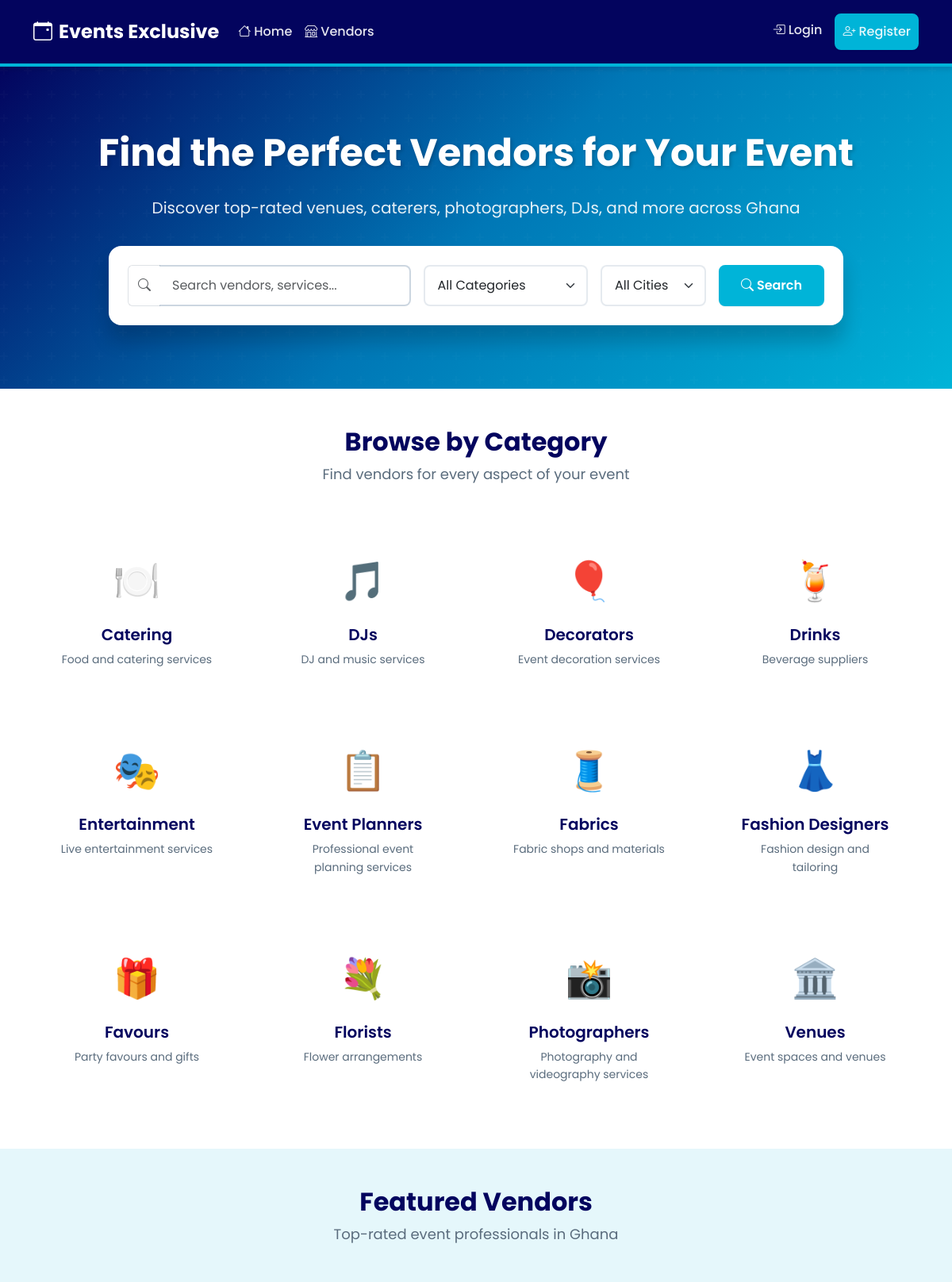
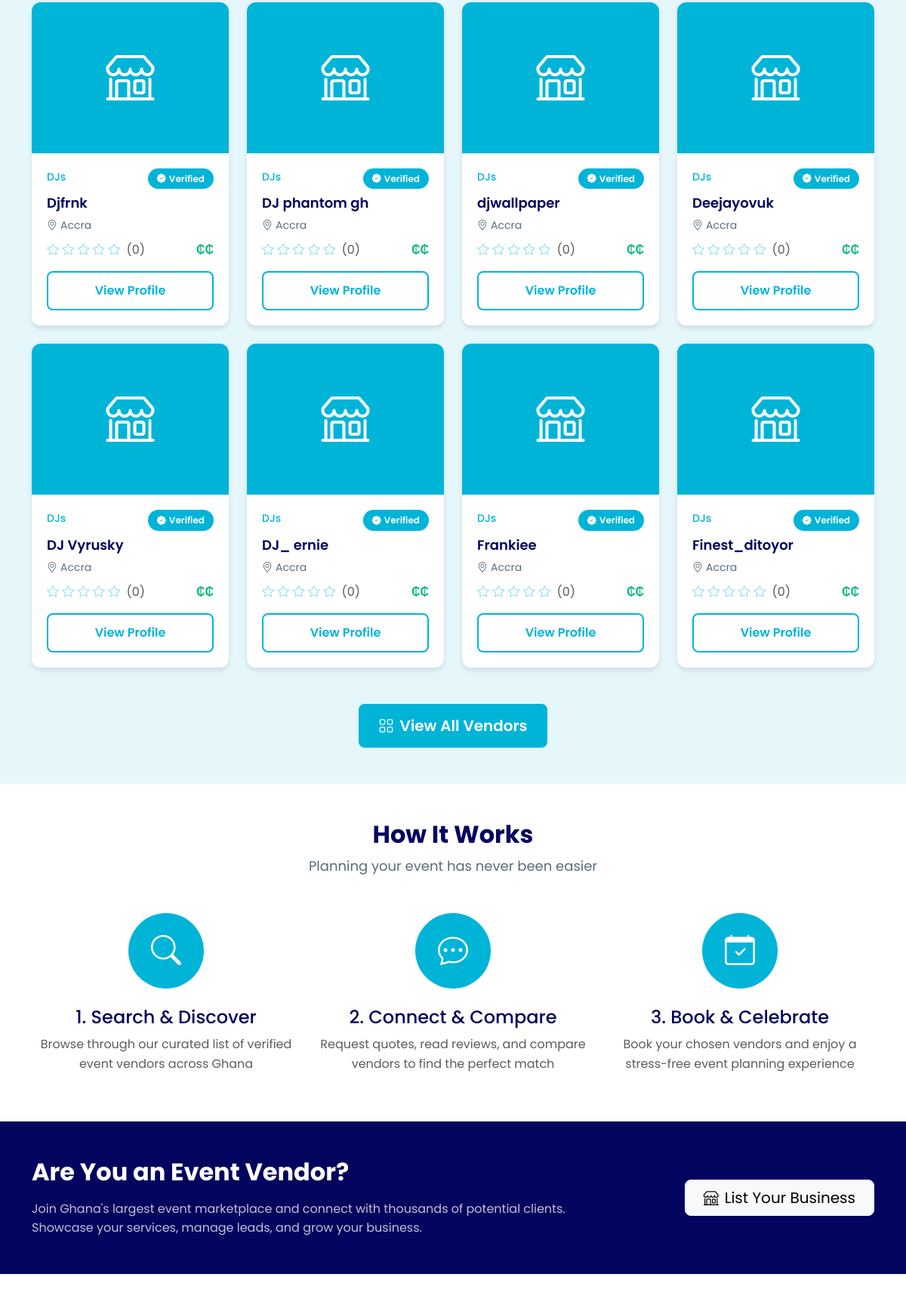
The page / (upper part) on the database its author committed (2 pictures, top to bottom).
### categories/models.py (models this page shows, shortened)
class Category(models.Model):
    id = models.UUIDField(primary_key=True, default=uuid.uuid4, editable=False)
    name = models.CharField(max_length=100, unique=True)
    slug = models.SlugField(max_length=100, unique=True)
    description = models.TextField(blank=True)
    icon = models.CharField(max_length=50, blank=True, help_text="Icon name or emoji (fallback)")
    image = models.ImageField(upload_to='categories/', blank=True, null=True, help_text="Category image")
    created_at = models.DateTimeField(auto_now_add=True)
    updated_at = models.DateTimeField(auto_now=True)
    class Meta:
        db_table = 'categories'
        verbose_name_plural = 'categories'
        ordering = ['name']

### vendors/models.py (models this page shows, shortened)
class Vendor(models.Model):
    STATUS_CHOICES = [
        ('pending', 'Pending'),
        ('active', 'Active'),
        ('suspended', 'Suspended'),
    ]
    PRICE_TIER_CHOICES = [
        ('low', 'Low (₵)'),
        ('medium', 'Medium (₵₵)'),
        ('high', 'High (₵₵₵)'),
    ]
    id = models.UUIDField(primary_key=True, default=uuid.uuid4, editable=False)
    user = models.ForeignKey('accounts.User', on_delete=models.CASCADE, related_name='vendors', null=True, blank=True)
    category = models.ForeignKey('categories.Category', on_delete=models.PROTECT, related_name='vendors')
    name = models.CharField(max_length=255)
    slug = models.SlugField(max_length=255, unique=True)
    subcategory = models.CharField(max_length=100, blank=True)
    description = models.TextField()
    address = models.CharField(max_length=500)
    city = models.CharField(max_length=100, default='Accra')
    neighborhood = models.CharField(max_length=100, blank=True)
    latitude = models.DecimalField(max_digits=9, decimal_places=6, null=True, blank=True)
    longitude = models.DecimalField(max_digits=9, decimal_places=6, null=True, blank=True)
    phone_number = models.CharField(max_length=20)
    email = models.EmailField()
    website = models.URLField(blank=True)
    social_links = models.JSONField(
        default=dict,
        blank=True,
        help_text="JSON object with instagram, facebook, twitter keys"
    )
    images = models.JSONField(default=list, blank=True, help_text="Array of image URLs")
    tags = models.JSONField(default=list, blank=True, help_text="Array of tags")
    price_tier = models.CharField(max_length=10, choices=PRICE_TIER_CHOICES, default='medium')
    estimated_price_range = models.CharField(max_length=100, blank=True, help_text="e.g. '₵500 - ₵2000'")
    rating = models.DecimalField(
        max_digits=3,
        decimal_places=2,
        default=0.00,
        validators=[MinValueValidator(0), MaxValueValidator(5)]
    )
    reviews_count = models.IntegerField(default=0)
    verified = models.BooleanField(default=False)
    status = models.CharField(max_length=10, choices=STATUS_CHOICES, default='pending')
    subscription_plan = models.ForeignKey(
        'billing.SubscriptionPlan',
        on_delete=models.SET_NULL,
        null=True,
        blank=True,
        related_name='vendors'
    )
    views_count = models.IntegerField(default=0)
    leads_count = models.IntegerField(default=0)
    created_at = models.DateTimeField(auto_now_add=True)
    updated_at = models.DateTimeField(auto_now=True)
    class Meta:
        db_table = 'vendors'
        ordering = ['-created_at']
        indexes = [
            models.Index(fields=['status', 'verified']),
            models.Index(fields=['category', 'city']),
            models.Index(fields=['slug']),
        ]
    @property
    def images_list(self):
        import json
        if not self.images:
            return []

### vendors/views.py (the view)
# urls.py: path('', home_view, name='home'),
def home_view(request):
    categories = Category.objects.all()
    featured_vendors = Vendor.objects.filter(
        status='active',
        verified=True
    ).order_by('-rating', '-created_at')[:8]
    return render(request, 'home.html', {
        'categories': categories,
        'featured_vendors': featured_vendors,
    })

### templates/home.html (shortened to what this page needs)
{% extends 'base.html' %}
{% load static %}
{% block content %}
<section class="hero-section">
    <div class="container">
        <div class="hero-content text-center">
            <h1 class="hero-title">Find the Perfect Vendors for Your Event</h1>
            <p class="hero-subtitle">
                Discover top-rated venues, caterers, photographers, DJs, and more across Ghana
            </p>
            <div class="row justify-content-center">
                <div class="col-lg-10">
                    <div class="search-box">
                        <form action="{% url 'vendor_list' %}" method="GET">
                            <div class="row g-3">
                                <div class="col-md-5">
                                    <div class="input-group">
                                        <span class="input-group-text bg-white border-end-0">
                                            <i class="bi bi-search text-muted"></i>
                                        </span>
                                        <input type="text" name="q" class="form-control border-start-0"
                                               placeholder="Search vendors, services...">
                                    </div>
                                </div>
                                <div class="col-md-3">
                                    <select name="category" class="form-select">
                                        <option value="">All Categories</option>
                                    </select>
                                </div>
                                <div class="col-md-2">
                                    <select name="city" class="form-select">
                                        <option value="">All Cities</option>
                                    </select>
                                </div>
                                <div class="col-md-2">
                                    <button type="submit" class="btn btn-primary-custom w-100">
                                        <i class="bi bi-search me-1"></i>Search
                                    </button>
                                </div>
                            </div>
                        </form>
                    </div>
                </div>
            </div>
        </div>
    </div>
</section>
<section class="py-5">
    <div class="container">
        <div class="text-center mb-5">
            <h2 class="section-title">Browse by Category</h2>
            <p class="section-subtitle">Find vendors for every aspect of your event</p>
        </div>
        <div class="row g-4">
            {% for category in categories %}
                <div class="col-lg-3 col-md-4 col-sm-6">
                    <a href="{% url 'category_vendors' category.slug %}" class="text-decoration-none">
                        <div class="category-card">
                            {% if category.image %}
                                <img src="{{ category.image.url }}" alt="{{ category.name }}" class="category-icon-img">
                            {% else %}
                                <span class="icon">{{ category.icon|default:"🎉" }}</span>
                            {% endif %}
                            <h5>{{ category.name }}</h5>
                            <p>{{ category.description|truncatewords:8 }}</p>
                        </div>
                    </a>
                </div>
            {% empty %}
                <div class="col-12 text-center">
                    <p class="text-muted">No categories available yet.</p>
                </div>
            {% endfor %}
        </div>
    </div>
</section>
<section class="py-5 bg-pale">
    <div class="container">
        <div class="text-center mb-5">
            <h2 class="section-title">Featured Vendors</h2>
            <p class="section-subtitle">Top-rated event professionals in Ghana</p>
        </div>
        <div class="row g-4">
            {% for vendor in featured_vendors %}
                <div class="col-lg-3 col-md-4 col-sm-6">
                    <div class="vendor-card">
                        {% if vendor.images_list %}
                            <img src="{{ vendor.images_list.0 }}" class="card-img-top" alt="{{ vendor.name }}">
                        {% else %}
                            <div class="card-img-top bg-gradient-secondary d-flex align-items-center justify-content-center" style="height: 200px;">
                                <i class="bi bi-shop text-white" style="font-size: 4rem;"></i>
                            </div>
                        {% endif %}
                        <div class="card-body">
                            <div class="d-flex justify-content-between align-items-start mb-2">
                                <span class="vendor-category">{{ vendor.category.name }}</span>
                                {% if vendor.verified %}
                                    <span class="verified-badge">
                                        <i class="bi bi-patch-check-fill"></i> Verified
                                    </span>
                                {% endif %}
                            </div>
                            <h5 class="vendor-name">{{ vendor.name }}</h5>
                            <p class="vendor-location mb-2">
                                <i class="bi bi-geo-alt me-1"></i>{{ vendor.city }}{% if vendor.neighborhood %}, {{ vendor.neighborhood }}{% endif %}
                            </p>
                            <div class="d-flex justify-content-between align-items-center">
                                <div class="rating">
                                    {% for i in "12345" %}
                                        {% if forloop.counter <= vendor.rating %}
                                            <i class="bi bi-star-fill"></i>
                                        {% else %}
                                            <i class="bi bi-star"></i>
                                        {% endif %}
                                    {% endfor %}
                                    <span class="text-muted ms-1">({{ vendor.reviews_count }})</span>
                                </div>
                                <span class="price-tier">
                                    {% if vendor.price_tier == 'low' %}₵{% elif vendor.price_tier == 'medium' %}₵₵{% else %}₵₵₵{% endif %}
                                </span>
                            </div>
                            <a href="{% url 'vendor_detail' vendor.slug %}" class="btn btn-outline-custom w-100 mt-3">
                                View Profile
                            </a>
                        </div>
                    </div>
                </div>
            {% empty %}
                <div class="col-12 text-center">
                    <p class="text-muted">No featured vendors available yet.</p>
                </div>
            {% endfor %}
        </div>
        {% if featured_vendors %}
            <div class="text-center mt-5">
                <a href="{% url 'vendor_list' %}" class="btn btn-primary-custom btn-lg">
                    <i class="bi bi-grid me-2"></i>View All Vendors
                </a>
            </div>
        {% endif %}
    </div>
</section>
<section class="py-5">
    <div class="container">
        <div class="text-center mb-5">
            <h2 class="section-title">How It Works</h2>
            <p class="section-subtitle">Planning your event has never been easier</p>
        </div>
        <div class="row g-4">
            <div class="col-md-4">
                <div class="text-center">
                    <div class="bg-gradient-secondary rounded-circle d-inline-flex align-items-center justify-content-center mb-4" style="width: 100px; height: 100px;">
                        <i class="bi bi-search text-white" style="font-size: 2.5rem;"></i>
                    </div>
                    <h4 class="text-deep-navy">1. Search & Discover</h4>
                    <p class="text-muted">Browse through our curated list of verified event vendors across Ghana</p>
                </div>
            </div>
            <div class="col-md-4">
                <div class="text-center">
                    <div class="bg-gradient-secondary rounded-circle d-inline-flex align-items-center justify-content-center mb-4" style="width: 100px; height: 100px;">
                        <i class="bi bi-chat-dots text-white" style="font-size: 2.5rem;"></i>
                    </div>
                    <h4 class="text-deep-navy">2. Connect & Compare</h4>
                    <p class="text-muted">Request quotes, read reviews, and compare vendors to find the perfect match</p>
                </div>
            </div>
            <div class="col-md-4">
                <div class="text-center">
                    <div class="bg-gradient-secondary rounded-circle d-inline-flex align-items-center justify-content-center mb-4" style="width: 100px; height: 100px;">
                        <i class="bi bi-calendar-check text-white" style="font-size: 2.5rem;"></i>
                    </div>
                    <h4 class="text-deep-navy">3. Book & Celebrate</h4>
                    <p class="text-muted">Book your chosen vendors and enjoy a stress-free event planning experience</p>
                </div>
            </div>
        </div>
    </div>
</section>
<section class="py-5 bg-gradient-primary text-white">
    <div class="container">
        <div class="row align-items-center">
            <div class="col-lg-8">
                <h2 class="fw-bold mb-3">Are You an Event Vendor?</h2>
                <p class="mb-0 opacity-75">
                    Join Ghana's largest event marketplace and connect with thousands of potential clients.
                    Showcase your services, manage leads, and grow your business.
                </p>
            </div>
            <div class="col-lg-4 text-lg-end mt-4 mt-lg-0">
                <a href="{% url 'register' %}" class="btn btn-light btn-lg px-4">
                    <i class="bi bi-shop me-2"></i>List Your Business
                </a>
            </div>
        </div>
    </div>
</section>
<section class="py-5">
    <div class="container">
        <div class="row g-4 text-center">
        </div>
    </div>
</section>
{% endblock %}

### rows shown on the page
Category: icon "🍽️", name "Catering", description "Food and catering services"
Category: icon "🎵", name "DJs", description "DJ and music services"
Category: icon "🎈", name "Decorators", description "Event decoration services"
Category: icon "🍹", name "Drinks", description "Beverage suppliers"
Category: icon "🎭", name "Entertainment", description "Live entertainment services"
Category: icon "📋", name "Event Planners", description "Professional event planning services"
Category: icon "🧵", name "Fabrics", description "Fabric shops and materials"
Category: icon "👗", name "Fashion Designers", description "Fashion design and tailoring"
Category: icon "🎁", name "Favours", description "Party favours and gifts"
Category: icon "💐", name "Florists", description "Flower arrangements"
Category: icon "📸", name "Photographers", description "Photography and videography services"
Category: icon "🏛️", name "Venues", description "Event spaces and venues"
Vendor: category.name "DJs", verified True (drawn), name "Djfrnk", city "Accra", rating 0 (drawn), reviews_count "0"
Vendor: category.name "DJs", verified True (drawn), name "DJ phantom gh", city "Accra", rating 0 (drawn), reviews_count "0"
Vendor: category.name "DJs", verified True (drawn), name "djwallpaper", city "Accra", rating 0 (drawn), reviews_count "0"
Vendor: category.name "DJs", verified True (drawn), name "Deejayovuk", city "Accra", rating 0 (drawn), reviews_count "0"
Vendor: category.name "DJs", verified True (drawn), name "DJ Vyrusky", city "Accra", rating 0 (drawn), reviews_count "0"
Vendor: category.name "DJs", verified True (drawn), name "DJ_ ernie", city "Accra", rating 0 (drawn), reviews_count "0"
Vendor: category.name "DJs", verified True (drawn), name "Frankiee", city "Accra", rating 0 (drawn), reviews_count "0"
Vendor: category.name "DJs", verified True (drawn), name "Finest_ditoyor", city "Accra", rating 0 (drawn), reviews_count "0"
